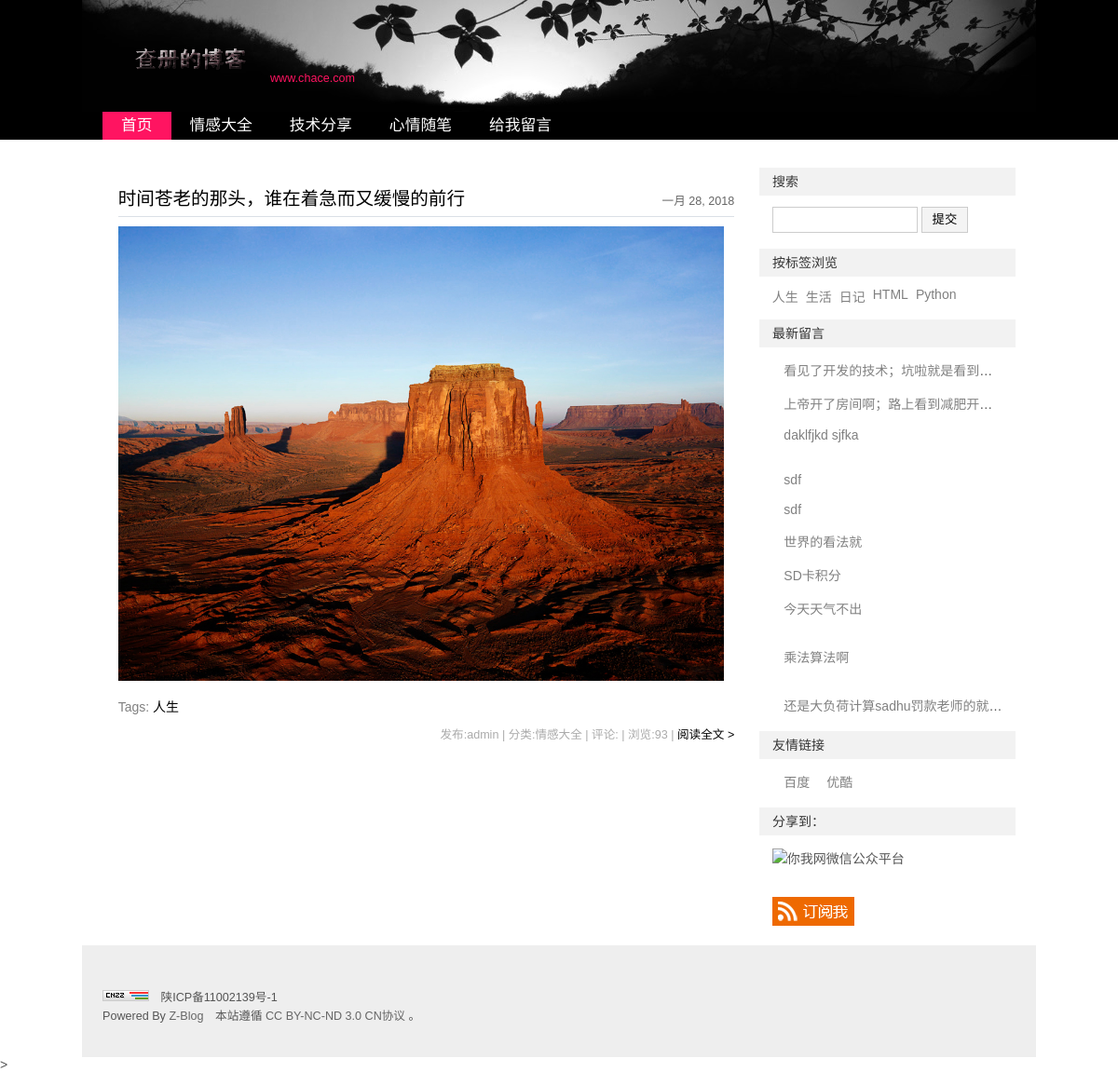
Before: / with the older database file.
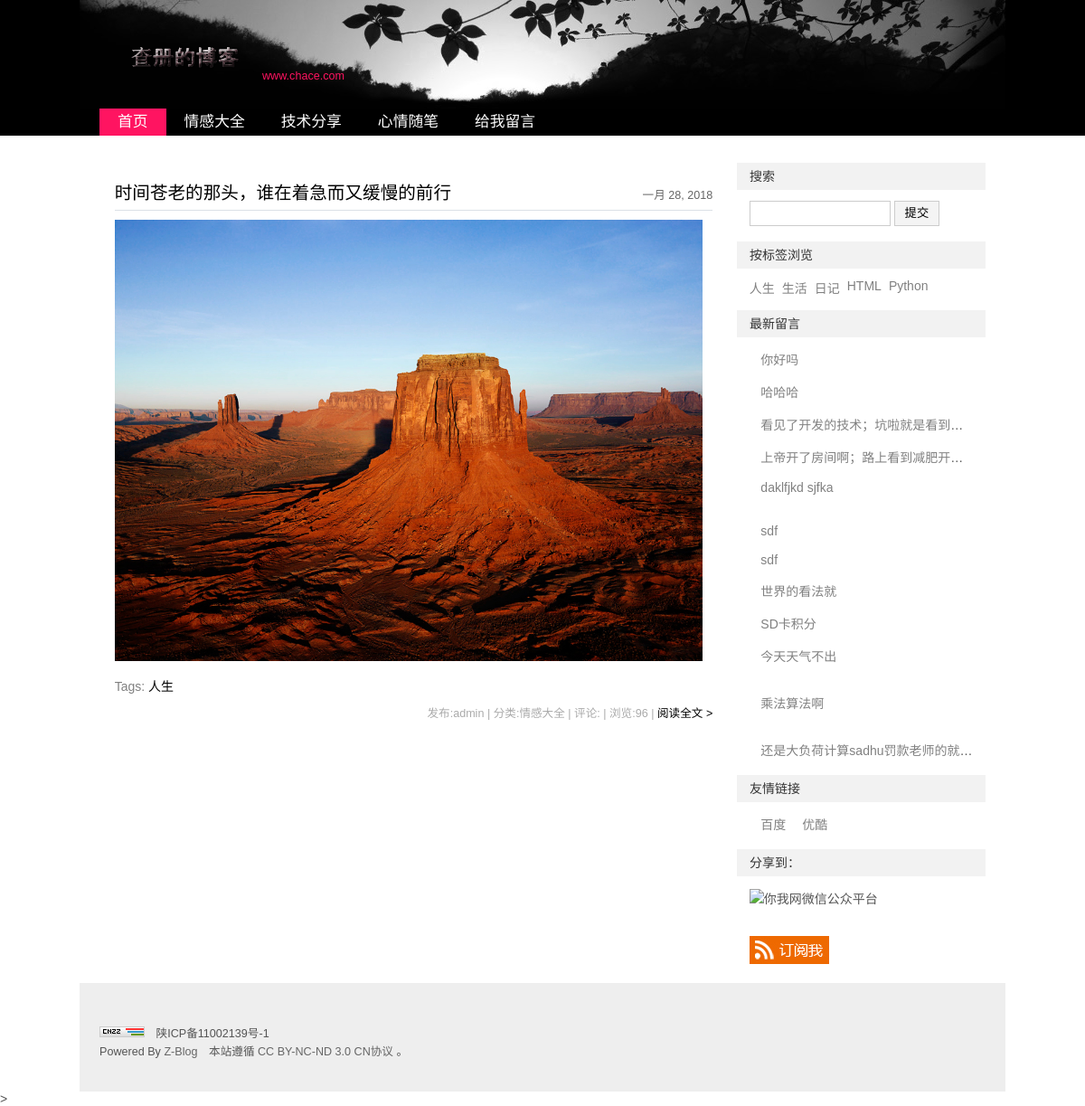
After: the same page with the newer database file.
### blog/models.py (models this page shows, shortened)
class Category(models.Model):
    name=models.CharField('标题',max_length=50)
    class Meta:
        verbose_name='分类'
        verbose_name_plural=verbose_name
    def __unicode__(self):
        return self.name

class Blog(models.Model):
    title=models.CharField('标题',max_length=32)
    author=models.CharField('作者',max_length=16,default='admin')
    contnet=RichTextField('内容',blank=True)
    cont_img=models .ImageField('内容主图',upload_to='images/',default='images/defaut.jpg')
    views=models.PositiveIntegerField('浏览量',default=0)
    likes=models.PositiveIntegerField('点赞',default=0)
    put_date=models.DateField('发表时间',auto_now_add=True)
    topped=models.BooleanField('置顶',default=False)
    category=models.ForeignKey(Category,verbose_name='分类')
    tag=models.ManyToManyField(Tag,verbose_name='标签',default='日记',null=True,blank=True)
    STATUS_CHOICES = (
        ('d', 'Draft'),
        ('p', 'Published'),
    )
    status=models.CharField('状态',max_length=1,choices=STATUS_CHOICES)
    class Meta:
        verbose_name='博客'
        verbose_name_plural=verbose_name

class Tag(models.Model):
    name=models.CharField('标签',max_length=30,)
    class Meta:
        verbose_name="标签"
        verbose_name_plural=verbose_name
    def __unicode__(self):
        return self.name

class message(models.Model):
    mess_ip=models.GenericIPAddressField('ip')
    mess_nc=models.CharField('昵称',max_length=50)
    mess_mail=models.EmailField('邮箱')
    mess_cont=models.CharField('留言内容',max_length=54)
    mess_date=models.DateField('发表时间',auto_now_add=True)
    STATUS_CHOICES={
        ('t','true'),
        ('f','False')
    }
    status=models.CharField('状态',max_length=1,choices=STATUS_CHOICES)
    class Meta:
        verbose_name='留言'
        verbose_name_plural=verbose_name

class link(models.Model):
    name=models.CharField('链接名称',max_length=30)
    link_url=models.URLField('链接地址')
    link_des=models.CharField('链接描述',max_length=54,null=True,blank=True)
    STATUS_CHOICES={
        ('t','true'),
        ('f','False')
    }
    status=models.CharField('状态',max_length=1,choices=STATUS_CHOICES)
    class Meta:
        verbose_name='友情链接'
        verbose_name_plural=verbose_name

### blog/views.py (the view)
# urls.py: url(r'^$',views.index),
def index(request):
    mess=message.objects.all().order_by('-mess_date')
    blog=Blog.objects.filter(status='p').order_by('-views')
    cat=Category.objects.all()
    tag=Tag.objects.all()
    link_=link.objects.all()
    a=[]
    for i in blog:  #将标签合并到blog
        a.append(i.tag.all())
    blog=zip(blog,a)
    url= request.build_absolute_uri()
    url=url[:-1]
    return render(request,'index.html',{'blog':blog,'cat':cat,'tag':tag,'link_':link_,'a':a,'url':url,'mess':mess})

### blog/templates/index.html (shortened to what this page needs)
{% load static %}
<!DOCTYPE html PUBLIC "-//W3C//DTD XHTML 1.0 Transitional//EN" "http://www.w3.org/TR/xhtml1/DTD/xhtml1-transitional.dtd">
<html xmlns="http://www.w3.org/1999/xhtml" xml:lang="zh-CN" lang="zh-CN">
<head>
</head>
<body>
    <div id="divAll">
        <div id="divPage">
            <div id="divMiddle">
                {% include 'play/top.html' %}
                {% include 'play/nav.html' %}
                {% include 'play/main.html' %}
                {% include 'play/right.html' %}
                {% include 'play/bottom.html' %}
    </div>>
</body>
</html>

### blog/templates/play/top.html (shortened to what this page needs)
{% load static %}
<!DOCTYPE html>
<html lang="en">
<head>
    <link rel="stylesheet" rev="stylesheet" href="{% static 'css/default.css' %}" type="text/css" media="screen">
</head>
<body>
    <div id="divTop">
        <h1 id="BlogTitle"><a href="#"><img src="{% static 'img/bg-logo.png' %}" alt="chace" onmouseover="shake(this,&#39;onmouseout&#39;)" style="margin-left: 2px; margin-top: 3px;"></a></h1>
        <h3 id="BlogSubTitle">www.chace.com</h3>
    </div>
</body>
</html>

### blog/templates/play/nav.html (shortened to what this page needs)
{% load static %}
<!DOCTYPE html>
<html lang="en">
<head>
    <link rel="stylesheet" rev="stylesheet" href="{% static 'css/default.css' %}" type="text/css" media="screen">
</head>
<body>
    <div id="divNavBar">
        <ul>
            <li><a href="/" class="on">首页</a></li>
            {% for i in cat %}
                <li><a href="{% url 'fl' i.id %}"  title="{{ i.name }}">{{ i.name }}</a></li>
            {% endfor %}
            <li><a href="{% url 'ly' %}" class="nn">给我留言</a></li>
        </ul>
            </div>
</body>
</html>

### blog/templates/play/main.html (shortened to what this page needs)
{% load static %}
<!DOCTYPE html>
<html lang="en">
<head>
    <link rel="stylesheet" rev="stylesheet" href="{% static 'css/default.css' %}" type="text/css" media="screen">
</head>
    <body>
    {% block content %}
        <div id="divMain">
                {% for i in blog %}
                    <div class="post multi-post cate4 auth1">
                        <h4 class="post-date">{{ i.0.put_date }}</h4>
                        <h2 class="post-title"><a href="{{ url }}{% url 'bk' i.0.id %}">{{ i.0.title }}</a></h2>
                        {% if  i.cont_img == "images/defaut.jpg"%}
                            <div class="post-body">
                                <p style="text-indent: 0em;">
                                    <a href="{{ url }}{% url 'bk' i.0.id %}" target="_blank">{{ i.0.content|truncatechars_html:100 }}
</a>
                                </p>
                            </div>
                        {% else %}
                            <div class="post-body">
                                <p style="text-indent: 0em;">
                                    <a href="{{ url }}{% url 'bk' i.0.id %}" target="_blank"><img src="{{ url }}/media/{{ i.0.cont_img }}" title="" alt=""></a>
                                </p>
                            </div>
                        {% endif %}
                        <h5 class="post-tags">Tags: <span class="tags">
                    {% for c in i.1 %}
                        <a href="#">{{ c }}</a>&nbsp;&nbsp;
                    {% endfor %}
                </span></h5>
                        <h6 class="post-footer">
                            发布:{{ i.0.author }} | 分类:{{ i.0.category }} | 评论:{{ i.0. }} | 浏览:<span id="spn81">{{ i.0.views }}</span>
                            <script type="text/javascript">LoadViewCount(81)</script> | <a href="#">阅读全文 &gt; </a>
                        </h6>
                    </div>
                {% endfor %}
            </div>
    {% endblock %}
</body>
</html>

### blog/templates/play/right.html (shortened to what this page needs)
{% load static %}
<!DOCTYPE html>
<html lang="en">
<head>
    <link rel="stylesheet" rev="stylesheet" href="{{ url }}{% static 'css/default.css' %}" type="text/css" media="screen">
</head>
<body>
<div id="divSidebar">
    <dl class="function" id="divSearchPanel">
        <dt class="function_t">搜索</dt>
        <dd class="function_c">
            <div style="padding:0.5em 0 0.5em 1em;">
                <form method="post" action="#">
                    <input type="text" name="edtSearch" id="edtSearch" size="12">
                    <input type="submit" value="提交" name="btnPost" id="btnPost">
                </form>
            </div>
        </dd>
    </dl>
    <dl class="function" id="divTags">
        <dt class="function_t">按标签浏览</dt>
        <dd class="function_c">
            <ul>{% for i in tag %}
                <li class="tag-name tag-name-size-2"><a href="{{url}}{% url 'bq' i.id%}">{{ i.name }}</a></li>
                {% endfor %}    </ul>
        </dd>
    </dl>
    <dl class="function" id="divComments">
        <dt class="function_t">最新留言</dt>
        <dd class="function_c">
            <ul>
                {% for a in mess %}
                    <li style="text-overflow:ellipsis;"><a href="#" title="f">{{ a.mess_cont }}</a></li>
                {%endfor%}
            </ul>
        </dd>
    </dl>
    <dl class="function" id="divLinkage">
        <dt class="function_t">友情链接</dt>
        <dd class="function_c">
            <ul>
                <li>{% for i in link_ %}
                    <a href="{{ i.link_url }}" target="_blank">{{ i.name }}</a>
                    {% endfor %}
                </li>
            </ul>
        </dd>
    </dl><dl class="function" id="divMisc">
    <dt class="function_t">分享到：</dt>
    <dd class="function_c">
        <ul><li><img src="#" height="110" width="110" border="0" alt="你我网微信公众平台" title="微信扫一扫，关注圈圈的最新消息。"></li><li></li><li><a href="http://www.youmew.com/feed.asp" target="_blank"><img src="./你我网 - www.Youmew.com_files/rss.png" height="31" width="88" border="0" alt="订阅本站的 RSS 2.0 新闻聚合"></a></li></ul>
    </dd>
</dl>
</div>
</body>
</html>

### blog/templates/play/bottom.html (shortened to what this page needs)
{% load static %}
<!DOCTYPE html>
<html lang="en">
<head>
    <link rel="stylesheet" rev="stylesheet" href="{% static 'css/default.css' %}" type="text/css" media="screen">
</head>
<body>
    <div id="divBottom">
                <h3 id="BlogCopyRight"><a href="http://www.cnzz.com/stat/website.php?web_id=681872" target="_blank" title="站长统计"><img border="0" hspace="0" vspace="0" src="./你我网 - www.Youmew.com_files/pic.gif"></a>　陕ICP备11002139号-1</h3>
                <h4 id="BlogPowerBy">Powered By <a href="http://www.rainbowsoft.org/" title="RainbowSoft Studio Z-Blog" target="_blank">Z-Blog</a>　本站遵循<a rel="license" target="_blank" title="署名-非商业性使用-禁止演绎 3.0 中国大陆许可协议" href="http://creativecommons.org/licenses/by-nc-nd/3.0/cn/"> CC BY-NC-ND 3.0 CN协议 </a>。</h4>
            </div></div>
</body>
</html>

Changed rows visible on the page:
changed Blog "时间苍老的那头，谁在着急而又缓慢的前行": views "93" → "96"
added message: mess_cont "你好吗"
added message: mess_cont "哈哈哈"
